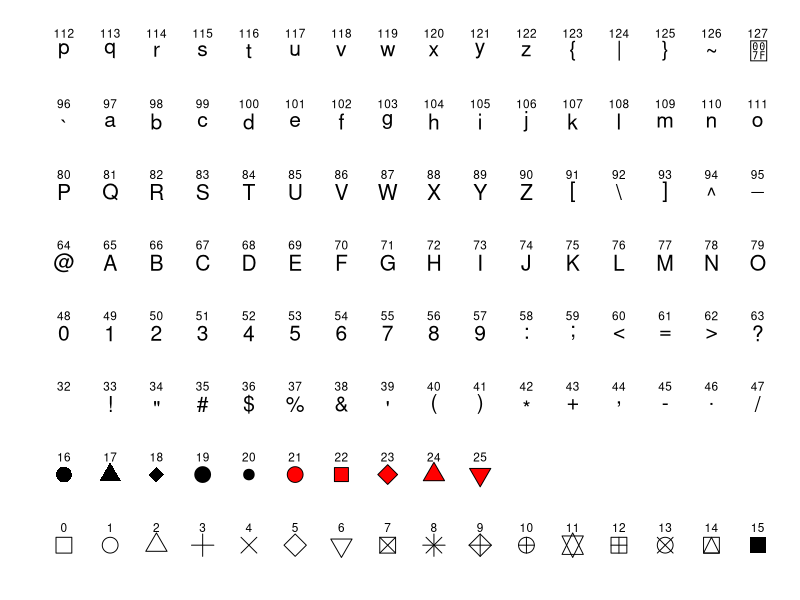

This figure's R source:
## ---- chunk 1
library("ggplot2")
library("ggthemes")
d <- data.frame(p=c(0:25,32:127))
ggplot() +
  scale_y_continuous(name="") +
  scale_x_continuous(name="") +
  scale_shape_identity() +
  geom_point(data = d, mapping = aes(x=p%%16, y=p%/%16, shape=p), size=5, fill="red") +
  geom_text(data = d, mapping = aes( x = p%%16, y = p %/% 16 + .25, label = p), size = 3) +
  theme_tufte(ticks = FALSE) +
  theme(axis.text = element_blank())
